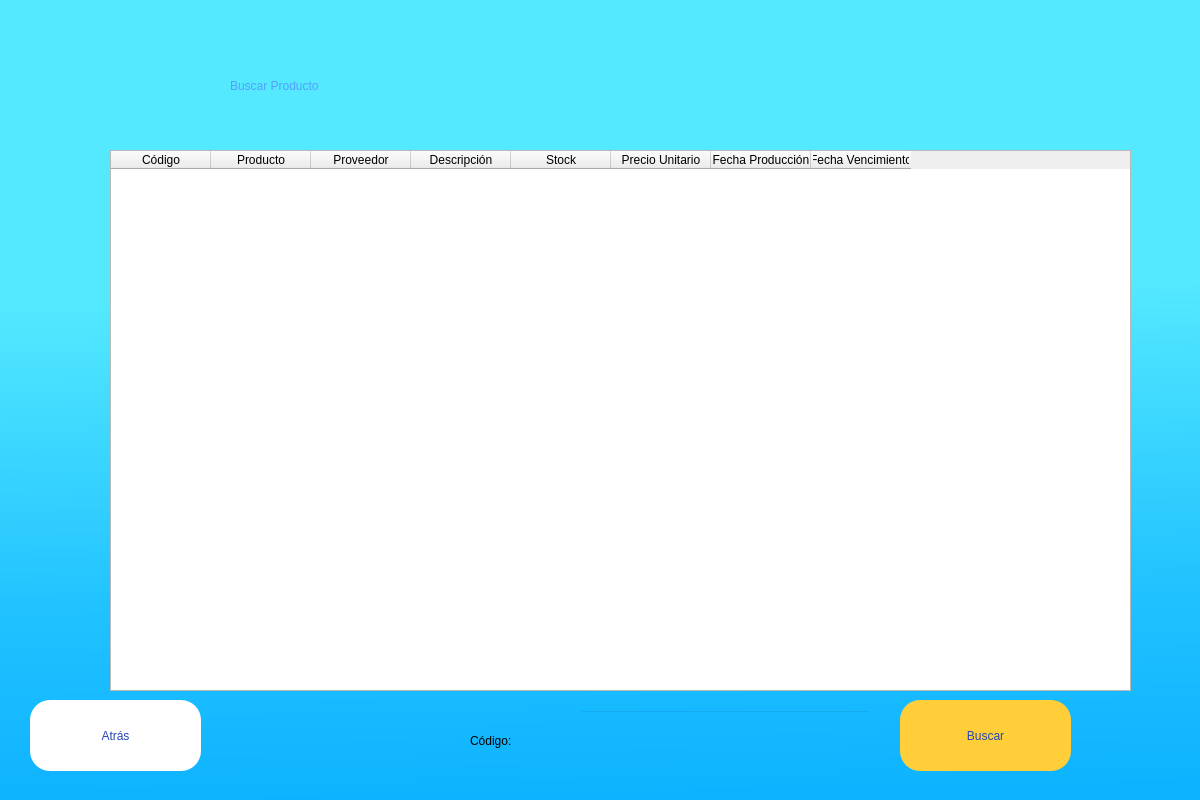
<?xml version="1.0" encoding="UTF-8"?>
<ui version="4.0">
 <class>Dialog</class>
 <widget class="QDialog" name="Dialog">
  <property name="geometry">
   <rect>
    <x>0</x>
    <y>0</y>
    <width>1200</width>
    <height>800</height>
   </rect>
  </property>
  <property name="windowTitle">
   <string>Dialog</string>
  </property>
  <widget class="QWidget" name="bgwidget" native="true">
   <property name="geometry">
    <rect>
     <x>0</x>
     <y>0</y>
     <width>1200</width>
     <height>800</height>
    </rect>
   </property>
   <property name="styleSheet">
    <string notr="true">QWidget#bgwidget{
background-color: qlineargradient(spread:pad, x1:0.2441, y1:0.318, x2:0.263682, y2:1, stop:0.079602 rgba(84, 233, 255, 255), stop:0.636816 rgba(33, 194, 255, 255), stop:1 rgba(14, 179, 255, 255));}</string>
   </property>
   <widget class="QLineEdit" name="codigo">
    <property name="geometry">
     <rect>
      <x>580</x>
      <y>710</y>
      <width>291</width>
      <height>51</height>
     </rect>
    </property>
    <property name="styleSheet">
     <string notr="true">background-color: rgba(0, 0, 0, 0);
font: 12pt &quot;MS Shell Dlg 2&quot;;</string>
    </property>
    <property name="text">
     <string/>
    </property>
   </widget>
   <widget class="QLabel" name="label_5">
    <property name="geometry">
     <rect>
      <x>470</x>
      <y>720</y>
      <width>101</width>
      <height>41</height>
     </rect>
    </property>
    <property name="styleSheet">
     <string notr="true">font: 75 15pt &quot;MS Shell Dlg 2&quot;;</string>
    </property>
    <property name="text">
     <string>Código:</string>
    </property>
   </widget>
   <widget class="QTableWidget" name="tablaBuscar">
    <property name="geometry">
     <rect>
      <x>110</x>
      <y>150</y>
      <width>1021</width>
      <height>541</height>
     </rect>
    </property>
    <column>
     <property name="text">
      <string>Código</string>
     </property>
    </column>
    <column>
     <property name="text">
      <string>Producto</string>
     </property>
    </column>
    <column>
     <property name="text">
      <string>Proveedor</string>
     </property>
    </column>
    <column>
     <property name="text">
      <string>Descripción</string>
     </property>
    </column>
    <column>
     <property name="text">
      <string>Stock</string>
     </property>
    </column>
    <column>
     <property name="text">
      <string>Precio Unitario</string>
     </property>
    </column>
    <column>
     <property name="text">
      <string>Fecha Producción</string>
     </property>
    </column>
    <column>
     <property name="text">
      <string>Fecha Vencimiento</string>
     </property>
    </column>
   </widget>
   <widget class="QLabel" name="label">
    <property name="geometry">
     <rect>
      <x>230</x>
      <y>30</y>
      <width>711</width>
      <height>111</height>
     </rect>
    </property>
    <property name="styleSheet">
     <string notr="true">font: 63 italic 48pt &quot;Cascadia Mono SemiBold&quot;;
color: rgb(84, 158, 255);
</string>
    </property>
    <property name="text">
     <string>Buscar Producto</string>
    </property>
   </widget>
   <widget class="QLabel" name="error">
    <property name="geometry">
     <rect>
      <x>420</x>
      <y>690</y>
      <width>501</width>
      <height>31</height>
     </rect>
    </property>
    <property name="styleSheet">
     <string notr="true">color: rgb(255,0,0);
font: 11pt &quot;MS Shell Dlg 2&quot;;
</string>
    </property>
    <property name="text">
     <string/>
    </property>
   </widget>
   <widget class="QPushButton" name="buscarBtn">
    <property name="enabled">
     <bool>true</bool>
    </property>
    <property name="geometry">
     <rect>
      <x>900</x>
      <y>700</y>
      <width>171</width>
      <height>71</height>
     </rect>
    </property>
    <property name="styleSheet">
     <string notr="true">border-radius:20px;
background-color: rgb(255, 206, 56);

font: 15pt &quot;MS Shell Dlg 2&quot;;
color: rgb(37, 70, 180);

</string>
    </property>
    <property name="text">
     <string>Buscar</string>
    </property>
   </widget>
   <widget class="QPushButton" name="atrasBoton">
    <property name="enabled">
     <bool>true</bool>
    </property>
    <property name="geometry">
     <rect>
      <x>30</x>
      <y>700</y>
      <width>171</width>
      <height>71</height>
     </rect>
    </property>
    <property name="styleSheet">
     <string notr="true">text-align: center;
border-radius:20px;
background-color: rgb(255, 255, 255);

font: 15pt &quot;MS Shell Dlg 2&quot;;
color: rgb(37, 70, 180);

</string>
    </property>
    <property name="text">
     <string>Atrás</string>
    </property>
   </widget>
  </widget>
 </widget>
 <resources/>
 <connections/>
</ui>
